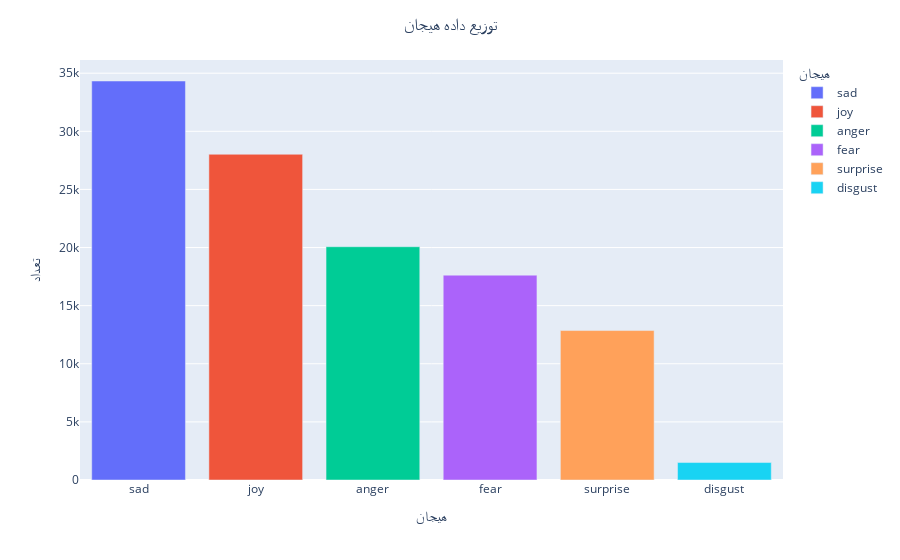

This figure's notebook cell:
### Code cell
fig = px.bar(
    data_frame=maindf.emotion.value_counts().rename_axis(['هیجان']).reset_index(name='تعداد'),
    x="هیجان",
    y="تعداد",
    color="هیجان"
)

fig.update_layout(title_text='توزیع داده هیجان', title_x=0.5)

pyo.iplot(fig, filename = 'توزیع داده هیجان')

### Figure 1 — Plotly figure (JSON) as saved in the notebook; plotly's stock layout.template omitted (floating-point values rounded to 4 significant figures)
{"data": [{"alignmentgroup": "True", "hovertemplate": "هیجان=%{x}<br>تعداد=%{y}<extra></extra>", "legendgroup": "sad", "marker": {"color": "#636efa", "pattern": {"shape": ""}}, "name": "sad", "offsetgroup": "sad", "orientation": "v", "showlegend": true, "textposition": "auto", "type": "bar", "x": ["sad"], "xaxis": "x", "y": [34328], "yaxis": "y"}, {"alignmentgroup": "True", "hovertemplate": "هیجان=%{x}<br>تعداد=%{y}<extra></extra>", "legendgroup": "joy", "marker": {"color": "#EF553B", "pattern": {"shape": ""}}, "name": "joy", "offsetgroup": "joy", "orientation": "v", "showlegend": true, "textposition": "auto", "type": "bar", "x": ["joy"], "xaxis": "x", "y": [28024], "yaxis": "y"}, {"alignmentgroup": "True", "hovertemplate": "هیجان=%{x}<br>تعداد=%{y}<extra></extra>", "legendgroup": "anger", "marker": {"color": "#00cc96", "pattern": {"shape": ""}}, "name": "anger", "offsetgroup": "anger", "orientation": "v", "showlegend": true, "textposition": "auto", "type": "bar", "x": ["anger"], "xaxis": "x", "y": [20069], "yaxis": "y"}, {"alignmentgroup": "True", "hovertemplate": "هیجان=%{x}<br>تعداد=%{y}<extra></extra>", "legendgroup": "fear", "marker": {"color": "#ab63fa", "pattern": {"shape": ""}}, "name": "fear", "offsetgroup": "fear", "orientation": "v", "showlegend": true, "textposition": "auto", "type": "bar", "x": ["fear"], "xaxis": "x", "y": [17624], "yaxis": "y"}, {"alignmentgroup": "True", "hovertemplate": "هیجان=%{x}<br>تعداد=%{y}<extra></extra>", "legendgroup": "surprise", "marker": {"color": "#FFA15A", "pattern": {"shape": ""}}, "name": "surprise", "offsetgroup": "surprise", "orientation": "v", "showlegend": true, "textposition": "auto", "type": "bar", "x": ["surprise"], "xaxis": "x", "y": [12859], "yaxis": "y"}, {"alignmentgroup": "True", "hovertemplate": "هیجان=%{x}<br>تعداد=%{y}<extra></extra>", "legendgroup": "disgust", "marker": {"color": "#19d3f3", "pattern": {"shape": ""}}, "name": "disgust", "offsetgroup": "disgust", "orientation": "v", "showlegend": true, "textposition": "auto", "type": "bar", "x": ["disgust"], "xaxis": "x", "y": [1501], "yaxis": "y"}], "layout": {"barmode": "relative", "legend": {"title": {"text": "هیجان"}, "tracegroupgap": 0}, "margin": {"t": 60}, "title": {"text": "توزیع داده هیجان", "x": 0.5}, "xaxis": {"anchor": "y", "categoryarray": ["sad", "joy", "anger", "fear", "surprise", "disgust"], "categoryorder": "array", "domain": [0, 1], "title": {"text": "هیجان"}}, "yaxis": {"anchor": "x", "domain": [0, 1], "title": {"text": "تعداد"}}}}
